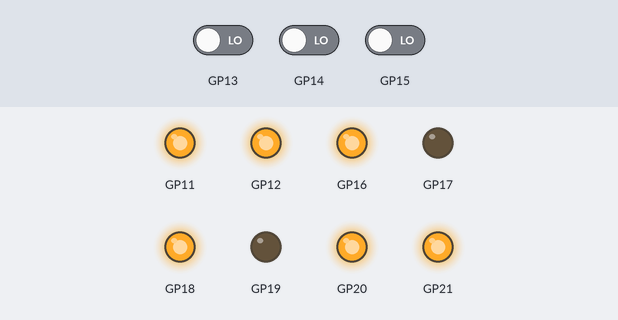
A program run on a simulated Raspberry Pi Pico running MicroPython. On the bench: output pins drawn as LEDs (lit = HIGH). The inputs (shaded band) are chosen by the test bench; at power-on: GP15 LOW, GP13 LOW, GP14 LOW.

Above: at 1.2 s.
1.3 s: GP15 driven HIGH
At 2.2 s:
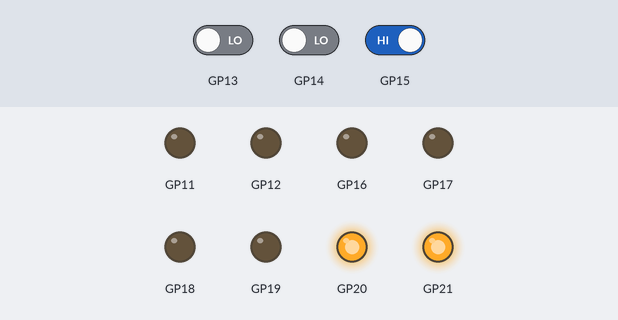
2.8 s: GP13 driven HIGH
At 3.3 s:
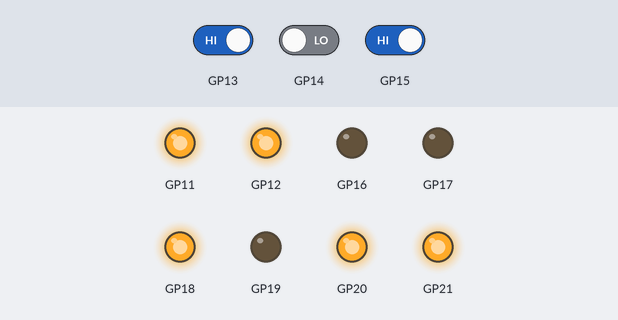
4.3 s: GP13 driven LOW
At 5.5 s:
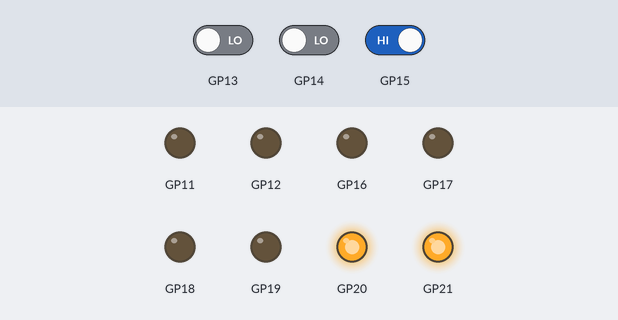
5.8 s: GP14 driven HIGH
At 6.8 s:
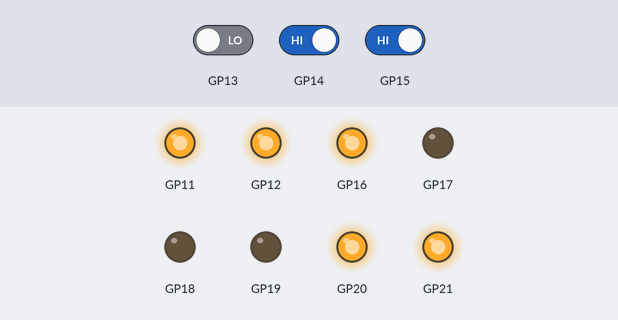
7.3 s: GP14 driven LOW
At 7.9 s:
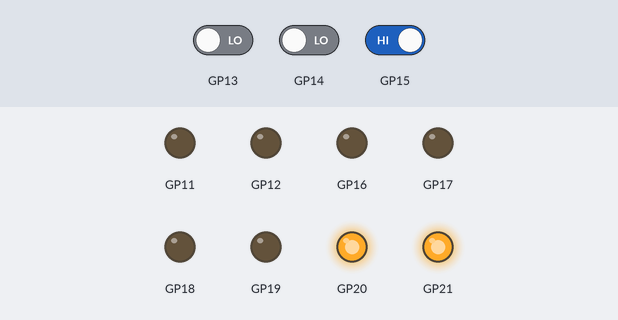
Timing chart, 0 to 9.8 s (numbered marks = the images above; inputs shaded):
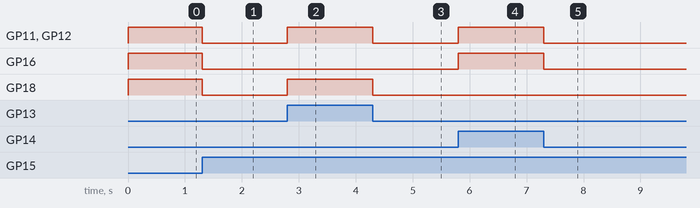

The program:

flamefollowingrobot.py
```python
#Flame Following Robot using Raspberry Pi Pico and MicroPython
#Author: MohammadReza Sharifi

from machine import Pin as pin

#Define Flame Sensors pins
middleSensor = pin(15,pin.IN)
rightSensor = pin(14,pin.IN)
leftSensor = pin(13,pin.IN)

#Define Driver pins
in1 = pin(16,pin.OUT)
in2 = pin(17,pin.OUT)
in3 = pin(18,pin.OUT)
in4 = pin(19,pin.OUT)

#########
ENA = pin(20,pin.OUT)
ENB = pin(21,pin.OUT)

ENA.value(1)
ENB.value(1)
#########

#Defien Alarm pins
buzzer = pin(11,pin.OUT)
led = pin(12,pin.OUT)

#This Function moves the Robot forward
def forward():
    in1.value(1)
    in2.value(0)
    in3.value(1)
    in4.value(0)
    buzzer.value(1)
    led.value(1)

#This Function moves the Robot backward
def backward():
    in1.value(0)
    in2.value(1)
    in3.value(0)
    in4.value(1)
    buzzer.value(1)
    led.value(1)

#This Function moves the Robot right
def right():
    in1.value(1)
    in2.value(0)
    in3.value(0)
    in4.value(0)
    buzzer.value(1)
    led.value(1)

#This Function moves the Robot left
def left():
    in1.value(0)
    in2.value(0)
    in3.value(1)
    in4.value(0)
    buzzer.value(1)
    led.value(1)

#This Function stops the Robot
def stopfcn():
    in1.value(0)
    in2.value(0)
    in3.value(0)
    in4.value(0)
    buzzer.value(0)
    led.value(0)

while True:
    #Read Digital value from Flame Sensors
    middleDetector = middleSensor.value()
    rightDetector = rightSensor.value()
    leftDetector = leftSensor.value()

    if middleDetector == False and rightDetector == False and leftDetector == False:
        forward()
        #print("forward is OK!")

    elif middleDetector == True and rightDetector == True and leftDetector == False:
        right()
        #print("right is OK!")

    elif middleDetector == True and rightDetector == False and leftDetector == True:
        left()
        #print("left is OK!")

    elif middleDetector == True and rightDetector == False and leftDetector == False:
        stopfcn()
        #print("robot has been stopped")

    else:
        pass


#print commands in while loop are for testing conditions
#middle flame sensor is low active
#other sensors are high active
```

Measured:
- after the input at 1.3 s, GP11, GP12, GP16, GP18: HIGH → LOW at once
- after the input at 2.8 s, GP11, GP12, GP18: LOW → HIGH at once
- after the input at 4.3 s, GP11, GP12, GP18: HIGH → LOW at once
- after the input at 5.8 s, GP11, GP12, GP16: LOW → HIGH at once
- after the input at 7.3 s, GP11, GP12, GP16: HIGH → LOW at once
